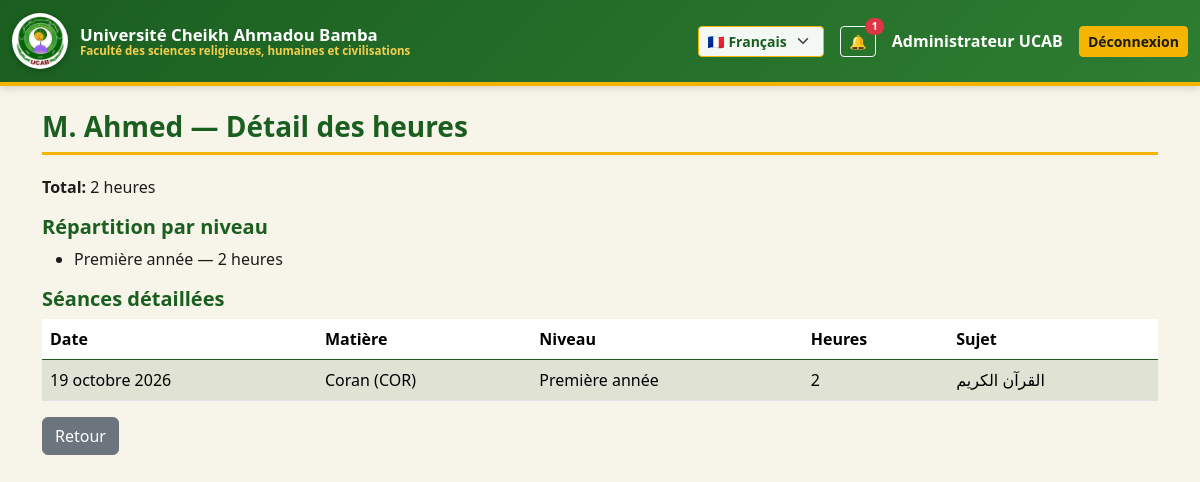
Page /accountant/teachers/5/ (signed in) on the committed database.
### accounts/models.py (models this page shows, shortened)
class User(AbstractUser):
    class Role(models.TextChoices):
        TEACHER    = "teacher",    _("Enseignant")
        SECRETARY  = "secretary",  _("Secrétaire")
        DIRECTOR   = "director",   _("Directeur des études")
        DEAN       = "dean",       _("Doyen")
        ACCOUNTANT = "accountant", _("Comptable")
    role = models.CharField(_("Rôle"), max_length=20,
                            choices=Role.choices, default=Role.TEACHER)
    display_name_fr = models.CharField(_("Nom en français"), max_length=150, blank=True)
    display_name_ar = models.CharField(_("الاسم بالعربية"), max_length=150, blank=True)
    class Meta:
        verbose_name = _("Utilisateur")
        verbose_name_plural = _("Utilisateurs")
    def __str__(self):
        return self.display_name_fr or self.get_full_name() or self.username
    @property
    def is_accountant(self): return self.role == self.Role.ACCOUNTANT
    @property
    def is_admin_user(self):
        return self.is_superuser

### academics/models.py (models this page shows, shortened)
class Level(models.Model):
    name_fr = models.CharField(_("Nom (français)"), max_length=100, unique=True)
    name_ar = models.CharField(_("الاسم بالعربية"), max_length=100, unique=True)
    order   = models.PositiveIntegerField(_("Ordre"), default=0)
    class Meta:
        ordering = ["order", "name_fr"]
        verbose_name = _("Niveau")
        verbose_name_plural = _("Niveaux")
    def __str__(self):
        return self.name_fr

class Session(models.Model):
    class Status(models.TextChoices):
        DRAFT     = "draft",     _("Brouillon")
        SUBMITTED = "submitted", _("En attente de validation")
        APPROVED  = "approved",  _("Approuvée")
        REJECTED  = "rejected",  _("Rejetée")
    assignment = models.ForeignKey(
        TeachingAssignment, on_delete=models.PROTECT,
        related_name="sessions", verbose_name=_("Affectation"),
    )
    date  = models.DateField(_("Date de la séance"), default=timezone.localdate)
    topic = models.CharField(_("Sujet étudié"), max_length=255)
    notes = models.TextField(_("Remarques"), blank=True)
    teacher = models.ForeignKey(settings.AUTH_USER_MODEL, on_delete=models.PROTECT,
                                related_name="sessions")
    subject = models.ForeignKey(Subject, on_delete=models.PROTECT, related_name="sessions")
    level   = models.ForeignKey(Level,   on_delete=models.PROTECT, related_name="sessions")
    weekday = models.PositiveSmallIntegerField(_("Jour"))
    start_time = models.TimeField(_("Heure de début"))
    duration_hours = models.PositiveSmallIntegerField(_("Heures"), default=2)
    status = models.CharField(
        _("Statut"), max_length=20,
        choices=Status.choices, default=Status.DRAFT,
    )
    submitted_at = models.DateTimeField(_("Envoyée à"), null=True, blank=True)
    reviewed_at  = models.DateTimeField(_("Révisée à"), null=True, blank=True)
    reviewed_by  = models.ForeignKey(
        settings.AUTH_USER_MODEL, on_delete=models.SET_NULL,
        null=True, blank=True, related_name="reviewed_sessions",
        verbose_name=_("Révisée par"),
    )
    rejection_reason = models.TextField(_("Motif de rejet"), blank=True)
    created_at = models.DateTimeField(auto_now_add=True)
    updated_at = models.DateTimeField(auto_now=True)
    last_edited_by = models.ForeignKey(
        settings.AUTH_USER_MODEL, on_delete=models.SET_NULL,
        null=True, blank=True, related_name="edited_sessions",
        verbose_name=_("Dernière modification par"),
    )
    locked_at  = models.DateTimeField(_("Verrouillé à"), null=True, blank=True)
    class Meta:
        ordering = ["-date", "-start_time"]
        verbose_name = _("Séance")
        verbose_name_plural = _("Séances")
        indexes = [
            models.Index(fields=["teacher", "date"]),
            models.Index(fields=["level", "date"]),
            models.Index(fields=["status"]),
        ]

class Subject(models.Model):
    name_fr = models.CharField(_("Nom (français)"), max_length=150)
    name_ar = models.CharField(_("الاسم بالعربية"), max_length=150)
    code    = models.CharField(_("Code"), max_length=20, unique=True)
    class Meta:
        verbose_name = _("Matière")
        verbose_name_plural = _("Matières")
    def __str__(self):
        return f"{self.name_fr} ({self.code})"

### academics/views.py (the view)
# urls.py: path("accountant/teachers/<int:teacher_id>/", views.accountant_teacher_detail, name="accountant_teacher_detail"),
@login_required
def accountant_teacher_detail(request, teacher_id):
    _require_accountant(request.user)
    from django.contrib.auth import get_user_model
    User = get_user_model()
    t = get_object_or_404(User, pk=teacher_id, role=User.Role.TEACHER)
    df = request.GET.get("date_from") or None
    dt = request.GET.get("date_to") or None
    df_p = date.fromisoformat(df) if df else None
    dt_p = date.fromisoformat(dt) if dt else None
    qs = Session.objects.filter(teacher=t, status=Session.Status.APPROVED)
    if df_p:
        qs = qs.filter(date__gte=df_p)
    if dt_p:
        qs = qs.filter(date__lte=dt_p)
    sessions = qs.order_by("-date", "-start_time")
    hours = compute_teacher_hours(teacher=t, date_from=df_p, date_to=dt_p)
    return render(request, "academics/accountant_teacher_detail.html", {
        "teacher": t,
        "sessions": sessions,
        "hours": hours,
        "date_from": df or "",
        "date_to": dt or "",
    })

### academics/context_processors.py (called while the page is built)
def unread_notifications(request):
    if not request.user.is_authenticated:
        return {"unread_count": 0, "recent_notifications": []}
    qs = Notification.objects.filter(recipient=request.user, is_read=False)
    return {
        "unread_count": qs.count(),
        "recent_notifications": qs[:5],
    }

### academics/services.py (called while the page is built)
def compute_teacher_hours(*, teacher, date_from=None, date_to=None):
    qs = Session.objects.filter(teacher=teacher, status=Session.Status.APPROVED)
    if date_from:
        qs = qs.filter(date__gte=date_from)
    if date_to:
        qs = qs.filter(date__lte=date_to)
    rows = (qs.values("level_id", "level__name_fr")
              .annotate(hours=Sum("duration_hours"))
              .order_by("level__name_fr"))
    by_level, total = {}, 0
    for r in rows:
        by_level[r["level_id"]] = {"name": r["level__name_fr"], "hours": r["hours"] or 0}
        total += r["hours"] or 0
    return TeacherHours(teacher.id, str(teacher), total, by_level)

### academics/views.py (called while the page is built)
def _require_accountant(u):
    if not (u.is_authenticated and (u.is_accountant or u.is_admin_user)):
        raise PermissionDenied(_("Page réservée au comptable."))

### templates/academics/accountant_teacher_detail.html (shortened to what this page needs)
{% extends "base.html" %}
{% load i18n %}
{% block content %}
<h3>{{ teacher }} — {% trans "Détail des heures" %}</h3>
<p><strong>{% trans "Total" %}:</strong> {{ hours.total_hours }} {% trans "heures" %}</p>
<h5>{% trans "Répartition par niveau" %}</h5>
<ul>
  {% for lid, info in hours.by_level.items %}
    <li>{{ info.name }} — {{ info.hours }} {% trans "heures" %}</li>
  {% empty %}
    <li>{% trans "Aucune donnée." %}</li>
  {% endfor %}
</ul>
<h5>{% trans "Séances détaillées" %}</h5>
<table class="table table-striped">
  <thead><tr>
    <th>{% trans "Date" %}</th><th>{% trans "Matière" %}</th>
    <th>{% trans "Niveau" %}</th><th>{% trans "Heures" %}</th><th>{% trans "Sujet" %}</th>
  </tr></thead>
  <tbody>
    {% for s in sessions %}
      <tr>
        <td>{{ s.date }}</td><td>{{ s.subject }}</td>
        <td>{{ s.level }}</td><td>{{ s.duration_hours }}</td><td>{{ s.topic }}</td>
      </tr>
    {% empty %}
      <tr><td colspan="5">{% trans "Aucune séance." %}</td></tr>
    {% endfor %}
  </tbody>
</table>
<a href="{% url 'academics:accountant_dashboard' %}" class="btn btn-secondary">{% trans "Retour" %}</a>
{% endblock %}

### templates/base.html (shortened to what this page needs)
{% load i18n static %}
{% get_current_language as LANG %}
<!doctype html>
<html lang="{{ LANG }}" dir="{% if LANG == 'ar' %}rtl{% else %}ltr{% endif %}">
<head>
  {% if LANG == 'ar' %}
    <link href="https://cdn.jsdelivr.net/npm/bootstrap@5.3.3/dist/css/bootstrap.rtl.min.css" rel="stylesheet">
  {% else %}
    <link href="https://cdn.jsdelivr.net/npm/bootstrap@5.3.3/dist/css/bootstrap.min.css" rel="stylesheet">
  {% endif %}
  <link href="{% static 'css/style.css' %}" rel="stylesheet">
</head>
<body>
<nav class="navbar navbar-expand-lg navbar-ucab mb-4">
  <div class="container-fluid">
    <a class="navbar-brand" href="{% url 'academics:dashboard' %}">
      <img src="{% static 'img/logo.png' %}" alt="UCAB">
      <div class="brand-text">
        <span class="uni-name">{% trans "Université Cheikh Ahmadou Bamba" %}</span>
        <span class="fac-name">{% trans "Faculté des sciences religieuses, humaines et civilisations" %}</span>
      </div>
    </a>
    <div class="ms-auto d-flex align-items-center gap-3">
      <form action="{% url 'set_language' %}" method="post" class="lang-switcher">
        <select name="language" class="form-select form-select-sm" onchange="this.form.submit()">
          <option value="fr" {% if LANG == 'fr' %}selected{% endif %}>🇫🇷 Français</option>
        </select>
      </form>
      {% if user.is_authenticated %}
        <a href="{% url 'academics:notifications_list' %}" class="btn btn-sm btn-outline-light position-relative">
          🔔
          {% if unread_count %}
            <span class="position-absolute top-0 start-100 translate-middle badge rounded-pill bg-danger">
              {{ unread_count }}
            </span>
          {% endif %}
        </a>
        <span class="text-white fw-semibold">{{ user }}</span>
        <a class="btn btn-sm btn-warning" href="{% url 'accounts:logout' %}">
          {% trans "Déconnexion" %}
        </a>
      {% endif %}
    </div>
  </div>
</nav>
<div class="container">
  {% block content %}{% endblock %}
</div>
</body>
</html>

### static/css/style.css (style rules this page uses)
:root { --ucab-green-dark: #1a5e20; --ucab-green: #2e7d32; --ucab-green-light: #4caf50; --ucab-gold: #f4b400; --ucab-gold-light: #ffd54f; --ucab-purple: #7b3fa0; --ucab-cream: #f7f4e9; --ucab-dark-text: #1b1b1b; }
body { background-color: var(--ucab-cream); color: var(--ucab-dark-text); padding-bottom: 40px; font-family: "Segoe UI", "Tahoma", "Amiri", sans-serif; }
.navbar-ucab { background: linear-gradient(135deg, var(--ucab-green-dark) 0%, var(--ucab-green) 100%) !important; border-bottom: 4px solid var(--ucab-gold); box-shadow: 0 2px 8px rgba(0,0,0,0.15); }
.navbar-ucab .navbar-brand { color: #fff !important; font-weight: 600; display: flex; align-items: center; gap: 12px; }
.navbar-ucab .navbar-brand img { height: 56px; width: 56px; border-radius: 50%; background: #fff; padding: 3px; box-shadow: 0 2px 6px rgba(0,0,0,0.25); }
.navbar-ucab .brand-text { display: flex; flex-direction: column; line-height: 1.15; }
.navbar-ucab .brand-text .uni-name { font-size: 1.05rem; font-weight: 700; color: #fff; }
.navbar-ucab .brand-text .fac-name { font-size: 0.72rem; color: var(--ucab-gold-light); opacity: 0.95; }
.btn-warning { background-color: var(--ucab-gold) !important; border-color: var(--ucab-gold) !important; color: #1b1b1b !important; font-weight: 600; }
.btn-secondary { background-color: #6c757d !important; }
.table thead { background-color: var(--ucab-green-dark); color: #fff; }
.table thead th { border-color: var(--ucab-green-dark); font-weight: 600; }
.table-striped > tbody > tr:nth-of-type(odd) > * { background-color: rgba(46, 125, 50, 0.05); }
h3, h4, h5 { color: var(--ucab-green-dark); font-weight: 700; }
h3 { border-bottom: 3px solid var(--ucab-gold); padding-bottom: 8px; margin-bottom: 20px; }
.lang-switcher .form-select { background-color: rgba(255,255,255,0.95); border: 1px solid var(--ucab-gold); color: var(--ucab-green-dark); font-weight: 600; }

### rows in the picture
User: display_name_fr "Administrateur UCAB"
User: display_name_fr "M. Ahmed"
Level: name "Première année", hours "2"
Session: date "19 octobre 2026", subject "Coran (COR)", level "Première année", duration_hours "2", topic "القرآن الكريم"

### other values in the picture
{{ unread_count }} "1"
{{ hours.total_hours }} "2"
